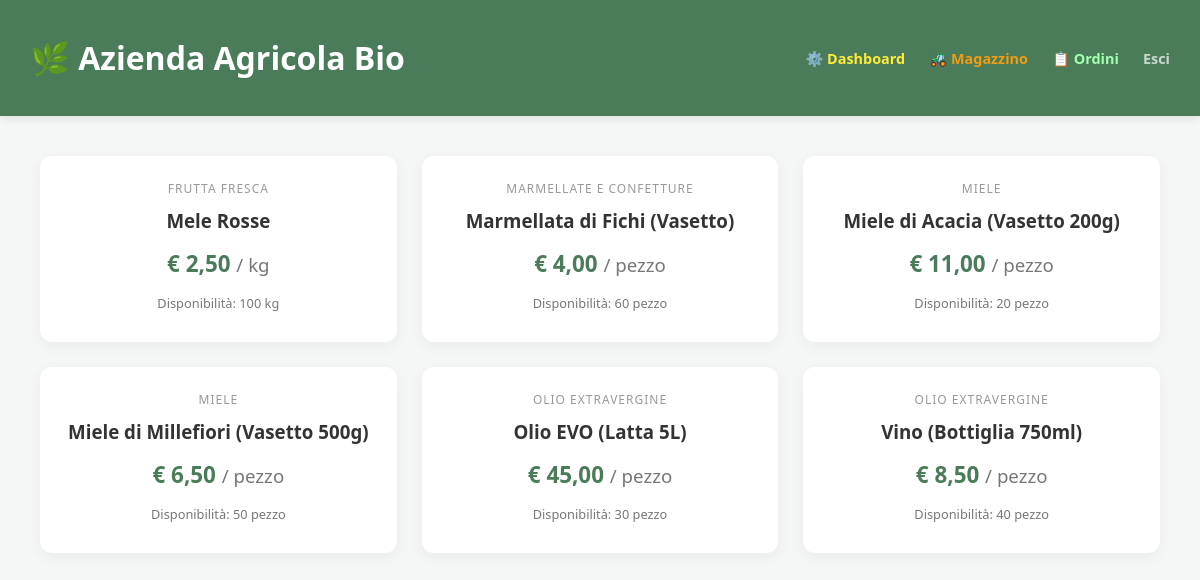
Page /catalogo.php (signed in) on the committed database.
### tables this page shows
CREATE TABLE PRODOTTO (
    id_prodotto  INT AUTO_INCREMENT PRIMARY KEY,
    nome         VARCHAR(150) NOT NULL,
    tipologia    ENUM('Fresco', 'Lavorato', 'Riserva') NOT NULL,
    unita_misura VARCHAR(20) NOT NULL,
    id_categoria INT NOT NULL,
    FOREIGN KEY (id_categoria) REFERENCES CATEGORIA(id_categoria)
        ON UPDATE CASCADE ON DELETE RESTRICT
);

CREATE TABLE CATEGORIA (
    id_categoria INT AUTO_INCREMENT PRIMARY KEY,
    nome VARCHAR(100) NOT NULL UNIQUE
);

### src/catalogo.php (the view, shortened to what this page needs)
<?php
$conn= new mysqli('db', 'myuser', 'mypassword', 'myapp_db');
$query = "SELECT p.*, s.prezzo, c.nome as categoria_nome,
          COALESCE((SELECT SUM(giacenza_attuale) FROM PRODUZIONE_GIACENZA WHERE id_prodotto = p.id_prodotto), 0) as giacenza_totale
          FROM PRODOTTO p
          LEFT JOIN STORICO_PREZZI s ON p.id_prodotto = s.id_prodotto AND s.data_fine_validita IS NULL
          JOIN CATEGORIA c ON p.id_categoria = c.id_categoria
          ORDER BY c.nome, p.nome";
$prodotti = $conn->query($query)->fetch_all(MYSQLI_ASSOC);
?>
<!DOCTYPE html>
<html lang="it">
<head>
</head>
<body>
<header>
    <h1>🌿 Azienda Agricola Bio</h1>
    <nav>
        <?php if ($_SESSION['ruolo'] === 'admin'): ?>
            <a href="dashboard_admin.php" style="color: #ffeb3b;">⚙️ Dashboard</a>
            <a href="magazzino.php" style="color: #f39c12;">🚜 Magazzino</a>
            <a href="ordini_totali.php" style="color: #a2ffaf;">📋 Ordini</a>
        <?php else: ?>
            <a href="storico_ordini.php">📦 I Miei Ordini</a>
            <a href="carrello.php">🛒 Carrello</a>
        <?php endif; ?>
        <a href="logout.php" style="opacity: 0.7;">Esci</a>
    </nav>
</header>
<div class="grid">
    <?php foreach ($prodotti as $p): ?>
        <div class="card">
            <span style="font-size: 0.75em; text-transform: uppercase; color: #999; letter-spacing: 1px;"><?php echo htmlspecialchars($p['categoria_nome']); ?></span>
            <h3 style="margin: 10px 0; color: #333;"><?php echo htmlspecialchars($p['nome']); ?></h3>
            <div class="price">€ <?php echo number_format($p['prezzo'], 2, ',', '.'); ?> <small style="color: #777; font-weight: normal;">/ <?php echo $p['unita_misura']; ?></small></div>
            <div class="disponibilita">
                Disponibilità: <?php echo floatval($p['giacenza_totale']); ?> <?php echo $p['unita_misura']; ?>
            </div>
        </div>
    <?php endforeach; ?>
</div>
</body>
</html>

### src/catalogo.php (style rules this page uses)
body { font-family: 'Segoe UI', Tahoma, Geneva, Verdana, sans-serif; background: #f4f7f6; margin: 0; }
header { background: #4a7c59; color: white; padding: 15px 30px; display: flex; justify-content: space-between; align-items: center; box-shadow: 0 2px 10px rgba(0,0,0,0.1); }
nav a { color: white; text-decoration: none; margin-left: 20px; font-weight: bold; font-size: 0.9em; }
.grid { display: grid; grid-template-columns: repeat(auto-fill, minmax(280px, 1fr)); gap: 25px; padding: 40px; }
.card { background: white; padding: 20px; border-radius: 12px; box-shadow: 0 4px 15px rgba(0,0,0,0.05); text-align: center; transition: transform 0.2s; }
.price { font-size: 1.4em; color: #4a7c59; font-weight: bold; margin: 15px 0; }
.disponibilita { font-size: 0.8em; color: #777; margin-bottom: 10px; }

### rows in the picture
prodotto: id_categoria.nome "FRUTTA FRESCA", nome "Mele Rosse", prezzo "2,50", unita_misura "kg", giacenza_totale "100"
prodotto: id_categoria.nome "MARMELLATE E CONFETTURE", nome "Marmellata di Fichi (Vasetto)", prezzo "4,00", unita_misura "pezzo", giacenza_totale "60"
prodotto: id_categoria.nome "MIELE", nome "Miele di Acacia (Vasetto 200g)", prezzo "11,00", unita_misura "pezzo", giacenza_totale "20"
prodotto: id_categoria.nome "MIELE", nome "Miele di Millefiori (Vasetto 500g)", prezzo "6,50", unita_misura "pezzo", giacenza_totale "50"
prodotto: id_categoria.nome "OLIO EXTRAVERGINE", nome "Olio EVO (Latta 5L)", prezzo "45,00", unita_misura "pezzo", giacenza_totale "30"
prodotto: id_categoria.nome "OLIO EXTRAVERGINE", nome "Vino (Bottiglia 750ml)", prezzo "8,50", unita_misura "pezzo", giacenza_totale "40"
